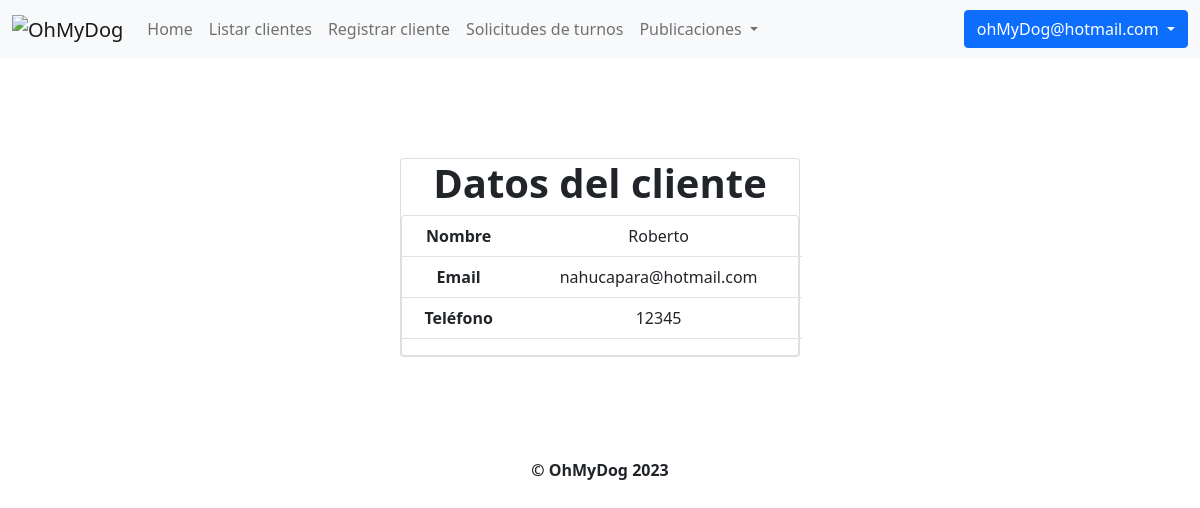
Screenshot of /clientes/2/ (signed in) with the database file from the repository.
### OhMyDog/models.py (models this page shows, shortened)
class Usuario(AbstractBaseUser, PermissionsMixin):
    mail = models.EmailField(unique=True)
    password = models.CharField(max_length=255)
    cliente = models.OneToOneField(Cliente, null=True, on_delete=models.CASCADE)
    habilitado = models.BooleanField(default=True)
    primer_inicio = models.BooleanField(default=True)
    is_staff = models.BooleanField(default=False)
    USERNAME_FIELD = "mail"
    objects = UsuarioManager()

### OhMyDog/modelos/clientes/clientes.py (models this page shows, shortened)
class Cliente(models.Model):
    id = models.BigAutoField(primary_key=True)
    nombre = models.CharField(max_length=30)
    email = models.EmailField(max_length=30)
    telefono = models.CharField(max_length=20)
    habilitado = models.BooleanField(default=True)

### OhMyDog/views/clientes.py (the view)
# urls.py: path("clientes/<int:cliente_id>/", datos_de_un_cliente, name="datos_de_un_cliente"),
@user_passes_test(superuser_check)
def datos_de_un_cliente(request, cliente_id):
    cliente = buscar_cliente_por_id(cliente_id)
    return render(request, "datos_de_un_cliente.html", {"cliente": cliente})

### OhMyDog/modelos/clientes/__init__.py (called while the page is built)
def buscar_cliente_por_id(id):
    return Cliente.objects.get(id=id)

### OhMyDog/views/auth.py (called while the page is built)
def superuser_check(user):
    return user.is_staff

### OhMyDog/templates/datos_de_un_cliente.html (shortened to what this page needs)
{% extends 'layout.html' %}
{% block content %}
<div class="containerPequeño">
	<div class="card cardPequeño">
		<h1>Datos del cliente</h1>
		<div class="card">
			<table class="table" style="width: 400px">
				<tbody>
					<tr>
						<th scope="row">Nombre</th>
						<td>{{ cliente.nombre }}</td>
					</tr>
					<tr>
						<th scope="row">Email</th>
						<td>{{ cliente.email }}</td>
					</tr>
					<tr>
						<th scope="row">Teléfono</th>
						<td>{{ cliente.telefono }}</td>
					</tr>
				</tbody>
			</table>
		</div>
	</div>
</div>
{% endblock %}

### OhMyDog/templates/layout.html (shortened to what this page needs)
<!DOCTYPE html>
<html>
	<head>
		<link
			href="https://cdn.jsdelivr.net/npm/bootstrap@5.0.2/dist/css/bootstrap.min.css"
			rel="stylesheet"
		/>
	</head>
	<body>
		<header>
			<nav class="navbar navbar-expand-lg navbar-light bg-light">
				<div class="container-fluid">
					<a class="navbar-brand">
						<img src="http://imgfz.com/i/eq02Nh8.png" alt="OhMyDog" />
					</a>
					<div class="collapse navbar-collapse" id="navbarSupportedContent">
						<ul class="navbar-nav me-auto mb-2 mb-lg-0">
							{% if user.is_authenticated %}
								{% if user.is_staff %}
									<li class="nav-item">
										<a class="nav-link" href="{% url 'home' %}">Home</a>
									</li>
									<li class="nav-item">
										<a class="nav-link" href="{% url 'clientes' %}">Listar clientes</a>
									</li>
									<li class="nav-item">
										<a class="nav-link" href="{% url 'registrar_cliente' %}">Registrar cliente</a>
									</li>
									<li class="nav-item">
										<a class="nav-link" href="{% url 'solicitudes_de_turnos' %}">Solicitudes de turnos</a>
									</li>
									<li class="nav-item dropdown">
										<a
											class="nav-link dropdown-toggle"
											role="button"
											data-bs-toggle="dropdown"
											aria-expanded="false"
										>
											Publicaciones
										</a>
								</li>
								{% endif %}
							{% else %}
								<li class="nav-item">
									<a class="nav-link" href="{% url 'home' %}">Home</a>
								</li>
							{% endif %}
						</ul>
						{% if user.is_authenticated %}
							<li class="nav-item dropdown" style="border-radius: 6px; list-style-type: none;">
								<a class="btn {% if user.is_staff %} btn-primary {% else %} btn-success {% endif %} dropdown-toggle" href="#" id="navbarDropdown" role="button" data-bs-toggle="dropdown" aria-expanded="false">
									{{ user.mail }}
								</a>
							</li>
						{% else %}
							<li class="nav-item">
								<a class="btn btn-primary" id="iniciar_sesion" href="{% url 'login' %}">Iniciar sesión</a>
							</li>
						{% endif %}
					</div>
				</div>
			</nav>
		</header>
		<div class="content">
			{% block content %}{% endblock %}
		</div>
		<footer class="footer">
			<p style="text-align: center; font-weight: bold ">© OhMyDog 2023</p>
		</footer>
	</body>
</html>

### OhMyDog/templates/layout.html (style rules this page uses)
h1 { font-weight: bold; }
.containerPequeño { display: flex; justify-content: center; align-items: center; width: 100vw; height: 50vh; }
.cardPequeño { width: 400px; text-align: center; }

### rows the page displays
Usuario: mail "ohMyDog@hotmail.com"
Cliente: nombre "Roberto", email "nahucapara@hotmail.com", telefono "12345"
